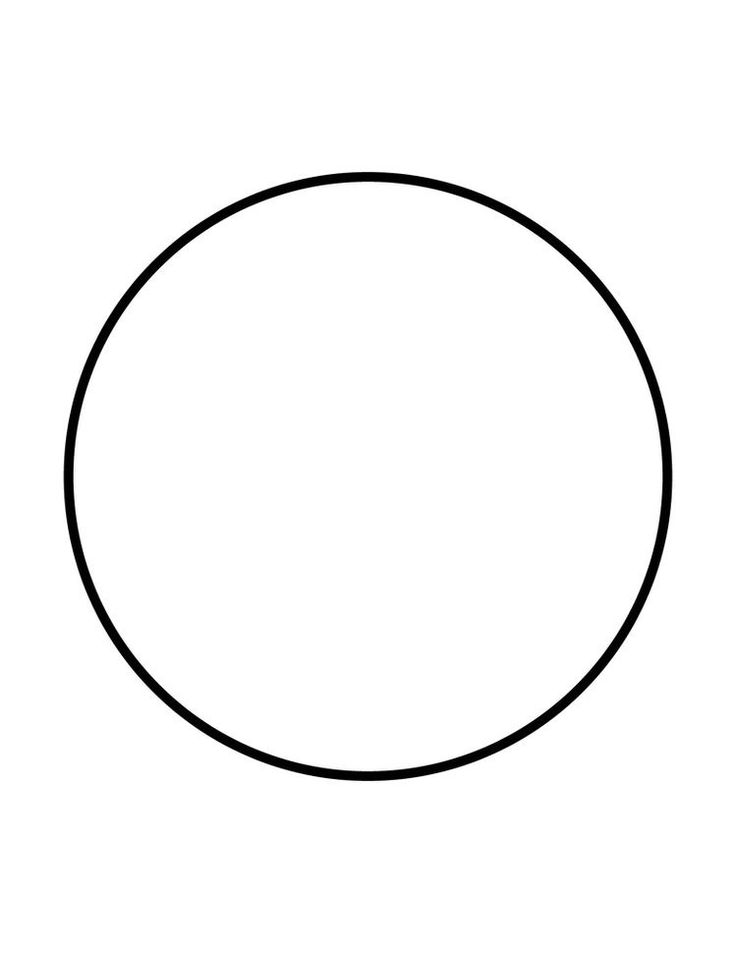
#> input picture cember.jpg, 736 x 953 px
$ python hough_circles.py
#> lines starting #> are read from the running program, lines starting #| are printed output that depends on the picture; after the words box and inside, x2 and y2 are one past the last pixel; in counts of white or black regions, pixels touching at a corner belong together
import cv2
import numpy as np

# Adım 1: Resmi oku ve Canny uygula
img = cv2.imread("cember.jpg")   # kendi resminin adını yaz
#> img is the input picture: shape (953, 736, 3); min 0, max 255, mean 248.4
gray = cv2.cvtColor(img, cv2.COLOR_BGR2GRAY)
blur = cv2.GaussianBlur(gray, (5, 5), 0)
edges = cv2.Canny(blur, 10, 30)
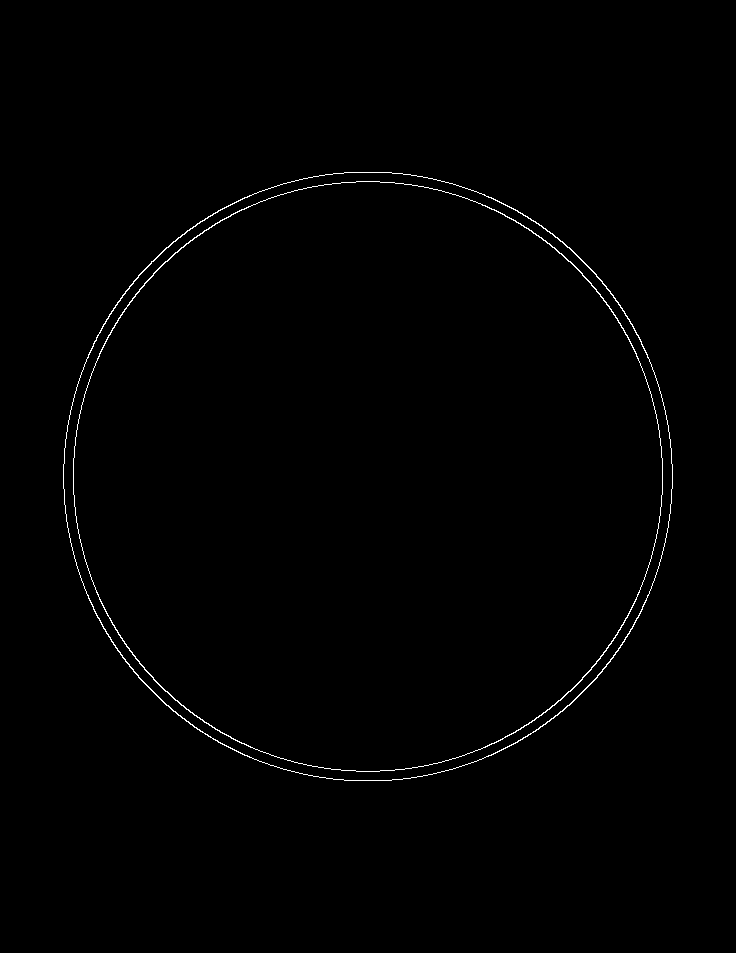
#> edges: shape (953, 736); 0.63% white in thin lines or dots, all inside (x1, y1, x2, y2) = (63, 172, 673, 781)

# Adım 2: Median filtre
edges_median = cv2.medianBlur(edges, 3)
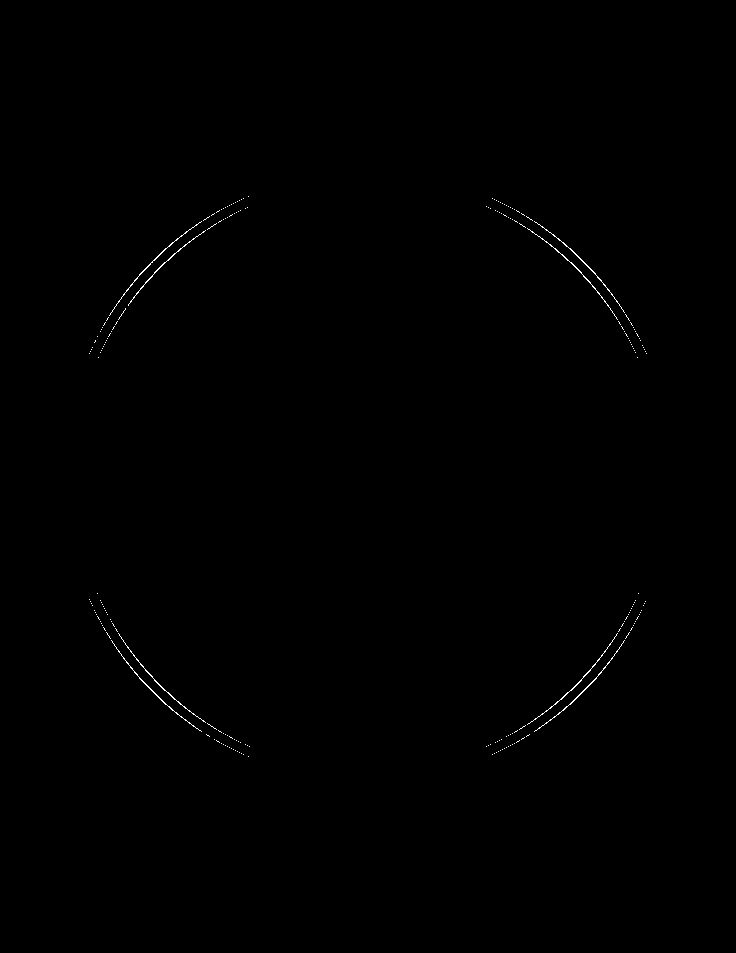
#> edges_median: shape (953, 736); 0.22% white in thin lines or dots, all inside (x1, y1, x2, y2) = (89, 196, 647, 757)
print("Kenar piksel sayısı:", np.count_nonzero(edges_median))
#| Kenar piksel sayısı: 1525

# Adım 3: HoughCircles
for p2 in [5, 8, 10, 15, 20, 30]:
    c = cv2.HoughCircles(edges_median, cv2.HOUGH_GRADIENT, dp=1, minDist=30,
                         param1=100, param2=p2, minRadius=10, maxRadius=300)
    print("param2 =", p2, "->", 0 if c is None else len(c[0]), "çember")
#> this loop made 6 passes
#> c on pass 5: [[367.5, 608.5, 194.1]]
#| param2 = 5 -> 323 çember
#| param2 = 8 -> 195 çember
#| param2 = 10 -> 119 çember
#| param2 = 15 -> 26 çember
#| param2 = 20 -> 1 çember
#| param2 = 30 -> 0 çember

circles = cv2.HoughCircles(edges_median, cv2.HOUGH_GRADIENT, dp=1, minDist=30,
                           param1=100, param2=10, minRadius=10, maxRadius=300)
#> circles = 119 rows, first 8: [367.5, 462.5, 293.9], [330.5, 504.5, 258.8], [333.5, 451.5, 263.5], [406.5, 449.5, 256.3], [406.5, 502.5, 256.3], [298.5, 529.5, 218.2], [427.5, 400.5, 209.4], [433.5, 532.5, 218.7]

# Adım 4: Çemberleri çiz
result = img.copy()

if circles is not None:
    circles = np.uint16(np.around(circles))
#> circles = 119 rows, first 8: [368, 462, 294], [330, 504, 259], [334, 452, 264], [406, 450, 256], [406, 502, 256], [298, 530, 218], [428, 400, 209], [434, 532, 219]
    for x, y, r in circles[0]:
        cv2.circle(result, (x, y), r, (0, 255, 0), 2)   # çember: yeşil
        cv2.circle(result, (x, y), 2, (0, 0, 255), 3)   # merkez: kırmızı
#> this loop made 119 passes
#> (x, y, r) on passes 1 to 12: (368, 462, 294), (330, 504, 259), (334, 452, 264), (406, 450, 256), (406, 502, 256), (298, 530, 218), (428, 400, 209), (434, 532, 219), (298, 422, 218), (338, 422, 244), (314, 390, 206), (318, 556, 212)
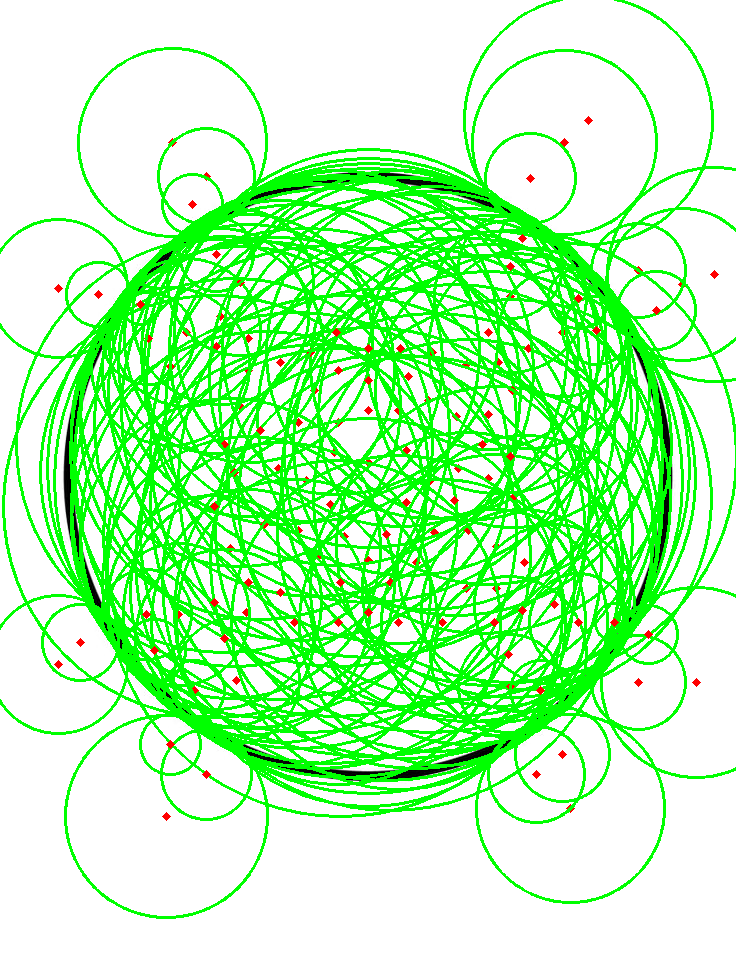
#> result: shape (953, 736, 3); mean B, G, R 178.8, 252, 180.1
    print("Bulunan çember sayısı:", len(circles[0]))
#| Bulunan çember sayısı: 119
else:
    print("Çember bulunamadı")

# Adım 5: Göster ve kaydet
cv2.imshow("Canny", edges)
cv2.imshow("Median", edges_median)
cv2.imshow("HoughCircles", result)
cv2.waitKey(0)
cv2.destroyAllWindows()

cv2.imwrite("canny.jpg", edges)
cv2.imwrite("median.jpg", edges_median)
cv2.imwrite("circles.jpg", result)
